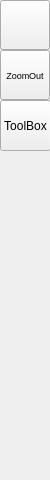
<?xml version="1.0" encoding="UTF-8"?>
<ui version="4.0">
 <class>VisionViewToolBox</class>
 <widget class="QWidget" name="VisionViewToolBox">
  <property name="geometry">
   <rect>
    <x>0</x>
    <y>0</y>
    <width>50</width>
    <height>480</height>
   </rect>
  </property>
  <property name="windowTitle">
   <string>Form</string>
  </property>
  <widget class="QToolButton" name="zoomInButton">
   <property name="geometry">
    <rect>
     <x>0</x>
     <y>0</y>
     <width>50</width>
     <height>50</height>
    </rect>
   </property>
   <property name="font">
    <font>
     <pointsize>7</pointsize>
    </font>
   </property>
   <property name="styleSheet">
    <string notr="true"/>
   </property>
   <property name="text">
    <string/>
   </property>
   <property name="icon">
    <iconset resource="resource.qrc">
     <normaloff>:/Image/ZoomIn1.png</normaloff>
     <normalon>:/Image/ZoomIn2.png</normalon>:/Image/ZoomIn1.png</iconset>
   </property>
   <property name="iconSize">
    <size>
     <width>50</width>
     <height>50</height>
    </size>
   </property>
  </widget>
  <widget class="QToolButton" name="zoomOutButton">
   <property name="geometry">
    <rect>
     <x>0</x>
     <y>50</y>
     <width>50</width>
     <height>50</height>
    </rect>
   </property>
   <property name="font">
    <font>
     <pointsize>7</pointsize>
    </font>
   </property>
   <property name="text">
    <string>ZoomOut</string>
   </property>
   <property name="icon">
    <iconset resource="resource.qrc">
     <normaloff>:/Image/ZoomOut.png</normaloff>
     <normalon>:/Image/ZoomOut.png</normalon>:/Image/ZoomOut.png</iconset>
   </property>
   <property name="iconSize">
    <size>
     <width>50</width>
     <height>50</height>
    </size>
   </property>
  </widget>
  <widget class="QToolButton" name="toolBoxToolButton">
   <property name="geometry">
    <rect>
     <x>0</x>
     <y>100</y>
     <width>51</width>
     <height>51</height>
    </rect>
   </property>
   <property name="text">
    <string>ToolBox</string>
   </property>
  </widget>
 </widget>
 <resources>
  <include location="resource.qrc"/>
 </resources>
 <connections/>
</ui>
